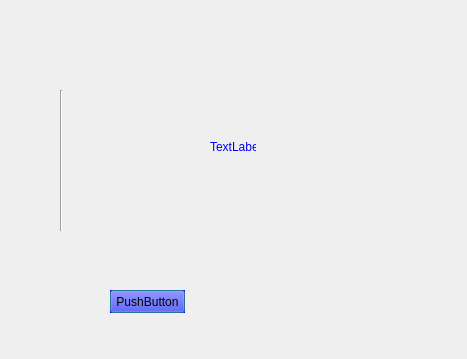
<?xml version="1.0" encoding="UTF-8"?>
<ui version="4.0">
 <class>Dialog</class>
 <widget class="QDialog" name="Dialog">
  <property name="geometry">
   <rect>
    <x>0</x>
    <y>0</y>
    <width>467</width>
    <height>359</height>
   </rect>
  </property>
  <property name="windowTitle">
   <string>Dialog</string>
  </property>
  <widget class="QPushButton" name="pushButton_2">
   <property name="geometry">
    <rect>
     <x>110</x>
     <y>290</y>
     <width>75</width>
     <height>23</height>
    </rect>
   </property>
   <property name="palette">
    <palette>
     <active>
      <colorrole role="Button">
       <brush brushstyle="SolidPattern">
        <color alpha="255">
         <red>0</red>
         <green>0</green>
         <blue>255</blue>
        </color>
       </brush>
      </colorrole>
     </active>
     <inactive>
      <colorrole role="Button">
       <brush brushstyle="SolidPattern">
        <color alpha="255">
         <red>0</red>
         <green>0</green>
         <blue>255</blue>
        </color>
       </brush>
      </colorrole>
     </inactive>
     <disabled>
      <colorrole role="Button">
       <brush brushstyle="SolidPattern">
        <color alpha="255">
         <red>0</red>
         <green>0</green>
         <blue>255</blue>
        </color>
       </brush>
      </colorrole>
     </disabled>
    </palette>
   </property>
   <property name="autoFillBackground">
    <bool>true</bool>
   </property>
   <property name="text">
    <string>PushButton</string>
   </property>
  </widget>
  <widget class="QLabel" name="label">
   <property name="geometry">
    <rect>
     <x>210</x>
     <y>140</y>
     <width>46</width>
     <height>13</height>
    </rect>
   </property>
   <property name="styleSheet">
    <string notr="true">font: 75 8pt &quot;MS Shell Dlg 2&quot;;
color : rgb(0, 0, 255)</string>
   </property>
   <property name="text">
    <string>TextLabel</string>
   </property>
  </widget>
  <widget class="Line" name="line">
   <property name="geometry">
    <rect>
     <x>53</x>
     <y>90</y>
     <width>16</width>
     <height>141</height>
    </rect>
   </property>
   <property name="orientation">
    <enum>Qt::Vertical</enum>
   </property>
  </widget>
 </widget>
 <resources/>
 <connections/>
</ui>
